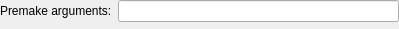
<?xml version="1.0" encoding="UTF-8"?>
<ui version="4.0">
 <class>PremakeMakeStep</class>
 <widget class="QWidget" name="PremakeMakeStep">
  <property name="geometry">
   <rect>
    <x>0</x>
    <y>0</y>
    <width>399</width>
    <height>29</height>
   </rect>
  </property>
  <layout class="QFormLayout" name="formLayout">
   <property name="fieldGrowthPolicy">
    <enum>QFormLayout::ExpandingFieldsGrow</enum>
   </property>
   <property name="margin">
    <number>0</number>
   </property>
   <item row="0" column="0">
    <widget class="QLabel" name="makeArgumentsLabel">
     <property name="text">
      <string>Premake arguments:</string>
     </property>
     <property name="buddy">
      <cstring>makeArgumentsLineEdit</cstring>
     </property>
    </widget>
   </item>
   <item row="0" column="1">
    <widget class="QLineEdit" name="makeArgumentsLineEdit"/>
   </item>
  </layout>
 </widget>
 <resources/>
 <connections/>
</ui>
